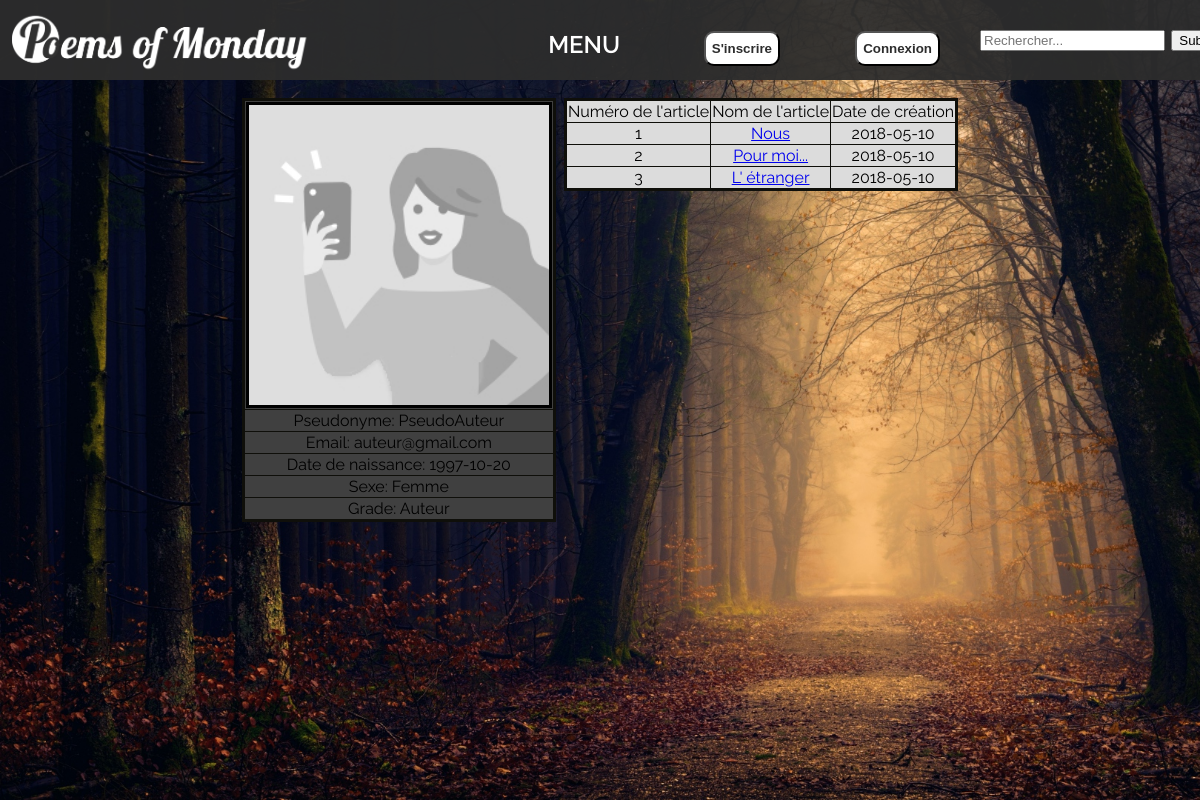
Screenshot of /app.php/profile?p=3 with the database file from the repository.
### tables this page shows
CREATE TABLE IF NOT EXISTS `user` (
  `id_user` int(11) NOT NULL AUTO_INCREMENT,
  `lname` varchar(255) NOT NULL,
  `fname` varchar(255) NOT NULL,
  `nname` varchar(255) NOT NULL,
  `sex` int(1) NOT NULL,
  `date_naissance` date NOT NULL,
  `email` varchar(255) NOT NULL,
  `pw` varchar(255) NOT NULL,
  `avatar` varchar(255) DEFAULT 'default.jpg',
  `date_inscription` date NOT NULL,
  `confirm_key` int(11) NOT NULL,
  `confirm` int(1) NOT NULL DEFAULT '0',
  `grade` int(11) NOT NULL DEFAULT '0',
  `bio` text,
  PRIMARY KEY (`id_user`)
);

CREATE TABLE IF NOT EXISTS `article` (
  `id_article` int(11) NOT NULL AUTO_INCREMENT,
  `id_author` int(11) NOT NULL,
  `theme` varchar(255) NOT NULL,
  `name_article` varchar(255) NOT NULL,
  `main_article` text NOT NULL,
  `publish_date` timestamp NOT NULL,
  `img_article` int(1) NOT NULL,
  `note_art` int(11) DEFAULT NULL,
  PRIMARY KEY (`id_article`),
  KEY `id_author` (`id_author`) USING BTREE
);

### public_html/views/profile.php (the view, shortened to what this page needs)
<?php
require_once('includes/includes.php');
require_once('src/php/db.php');
if(isset($_GET["p"]) && !empty($_GET["p"])){
	$own = false;
} else {
	$own = true;
}
?>
<!DOCTYPE html>
<html>
<body>
	<div class="banner"></div>
	<div id="box2">
		<br><br><br><br><br>
		<div>
			<table style="margin-left: auto; margin-right: auto;"><tr><td valign="top">
				<?php
				if($own == true){
					?>
					<table class="tableCentre" border="3px">
						<?php
						if(!empty($userInfo["avatar"]))
						?>
						<tr><td><img src="../user/avatar/<?php echo $userInfo['avatar']; ?>" width="300" height="300" border="3" align="left"/></td></tr>
						<tr><td align="center"><a href="editionprofil">Editer profil</a></td></tr>
						<tr><td align="center">Nom: <?=$userInfo['lname']?></td></tr>
						<tr><td align="center">Prenom: <?= $userInfo['fname']?></td></tr>
						<tr><td align="center">Pseudonyme: <?=$userInfo['nname']?></td></tr>
						<tr><td align="center">Email: <?=$userInfo['email']?></td></tr>
						<tr><td align="center">Date de naissance: <?=$userInfo['date_naissance']?></td></tr>
						<tr><td align="center">Sexe: <?php if($userInfo['sex'] == 1){ echo "Homme";}else{ echo "Femme";}?></td></tr>
						<tr><td align="center">Grade: <?php if($userInfo['grade'] == 0){ echo "Utilisateur";} else if ($userInfo['grade'] == 1){ echo "Auteur";} else if($userInfo['grade'] == 2 ){echo "Modérateur";} else if($userInfo['grade'] == 3){ echo "Administrateur";}?></td></tr>
						<?php
						if($userInfo['grade'] > 1)
						echo '<tr><td align="center"><a href="administration">Gérer les utilisateurs</a></td></tr>';
						?>
					</table></td>
					<td valign="top"><table border="3px" bgcolor=Gainsboro style="border-style:solid; border-color:#0f0f0a; border-collapse: collapse;">
						<?php
						if(!empty($userInfo["bio"]))
							echo "<tr><td align='center' style='min-width: 300px; max-width: 500px; padding-top: 10px; padding-bottom: 10px; padding-right: 10px; padding-left: 10px; word-break: break-all; white-space: pre-wrap'>".treatBr($userInfo["bio"])."</tr></td>";
						?>
					</table></td>
					<?php
					$EmptyArticle = $db->query("SELECT * FROM article WHERE id_author=".$userInfo["id_user"]." ORDER BY publish_date DESC");
					$nbEmpty = $EmptyArticle->rowCount();
					if($nbEmpty != 0){?>
					<td valign="top"><table border="3px" bgcolor=Gainsboro  style="border-style:solid; border-color:#0f0f0a; border-collapse: collapse;">
						<tr>
							<td>Numéro de l'article</td>
							<td>Nom de l'article</td>
							<td>Date de création</td>
							<td>Modifier l'article</td>
						</tr>
						<?php
						$reqarticle = $db->query("SELECT * FROM article WHERE id_author=".$userInfo["id_user"]." ORDER BY publish_date DESC");
						$nbtotal = 1;
						while($resultatArticles = $reqarticle->fetch()){
								?>
								<tr>
									<td align="center">
										<?php
										echo $nbtotal;
										$nbtotal++
										?>
									</td>
									<td align="center">
										<?php echo "<a href='article?author=".$resultatArticles["id_author"]."&article=".$resultatArticles["id_article"]."'> ".$resultatArticles["name_article"]." </a>";?>
									</td>
									<td align="center">
										<?php echo strchr($resultatArticles["publish_date"], " ", true);?>
									</td>
									<td align="center">
										<form action="update">
  											  <input type="submit" value="Editer cet article">
  											  <input type="hidden" name="author" value=<?php echo $resultatArticles['id_author'] ?>>
  											  <input type="hidden" name="article" value=<?php echo $resultatArticles['id_article'] ?>>
										</form>
									</td>
								</tr>
								<?php
							}
						}
						?>
					</table></td>
					<?php
			} else {
				?>
				<table class="tableCentre" border="3px">
					<?php
					$requete = $db->prepare("SELECT * FROM user WHERE id_user=?");
					$requete->execute(array($_GET["p"]));
					$resultat = $requete->fetch();
						?>
					<tr><td><img src="../user/avatar/<?php echo $resultat['avatar']; ?>" width="300" height="300" border="3" align="left"/></td></tr>
					<tr><td align="center">Pseudonyme: <?=$resultat['nname']?></td></tr>
					<tr><td align="center">Email: <?=$resultat['email']?></td></tr>
					<tr><td align="center">Date de naissance: <?=$resultat['date_naissance']?></td></tr>
					<tr><td align="center">Sexe: <?php if($resultat['sex'] == 1){ echo "Homme";}else{ echo "Femme";}?></td></tr>
					<tr><td align="center">Grade: <?php if($resultat['grade'] == 0){ echo "Utilisateur";} else if ($resultat['grade'] == 1){ echo "Auteur";} else if($resultat['grade'] == 2 ){echo "Modérateur";} else if($resultat['grade'] == 3){ echo "Administrateur";}?></td></tr>
				</table></td>
				<td valign="top"></td>
				<?php
				$reqArticle = $db->query("SELECT * FROM article WHERE id_author=".$resultat["id_user"]." ORDER BY publish_date DESC");
				$nbEmpty = $reqArticle->rowCount();
				if($nbEmpty != 0){?>
				<td valign="top"><table border="3px" bgcolor=Gainsboro  style="border-style:solid; border-color:#0f0f0a; border-collapse: collapse;">
					<tr>
						<td>Numéro de l'article</td>
						<td>Nom de l'article</td>
						<td>Date de création</td>
					</tr>
					<?php
					$nbtotal = 1;
					while($resultatArticles = $reqArticle->fetch()){
							?>
							<tr>
								<td align="center">
									<?php
									echo $nbtotal;
									$nbtotal++
									?>
								</td>
								<td align="center">
									<?php echo "<a href='article?author=".$resultatArticles["id_author"]."&article=".$resultatArticles["id_article"]."'> ".$resultatArticles["name_article"]." </a>";?>
								</td>
								<td align="center">
									<?php echo strchr($resultatArticles["publish_date"], " ", true);?>
								</td>
							</tr>
							<?php
						}
					}
					?>
				</table></td>
				<?php
		}
		?>
	</table>
</div>
</div>
</body>
</html>

### public_html/src/css/main_style.css (style rules this page uses)
html { box-sizing: border-box; overflow-x: hidden; }
body { margin: 0; padding: 0; min-height: 100%; position: relative; font-family: "Raleway",sans-serif; overflow-y: auto; overflow-x: hidden; }
.tableCentre { background-color: #404040; border-style:solid; border-color:#0f0f0a; border-collapse: collapse; margin-left: auto; margin-right: auto; }
.banner { z-index: 10; background-color: #2d2d2d; height: 80px; width: 100%; opacity: 0.95; display: block; position: fixed; vertical-align: top; }
#box2 { height: 100vh; width: 100%; background-image: url(../../media/img/i2.jpg); display: table; background-size: cover; background-attachment: fixed; }

### rows the page displays
user: avatar (placeholder picture), nname "PseudoAuteur", email "auteur@gmail.com", date_naissance "1997-10-20"
article: name_article "Nous", publish_date "2018-05-10"
article: name_article "Pour moi...", publish_date "2018-05-10"
article: name_article "L' étranger", publish_date "2018-05-10"
